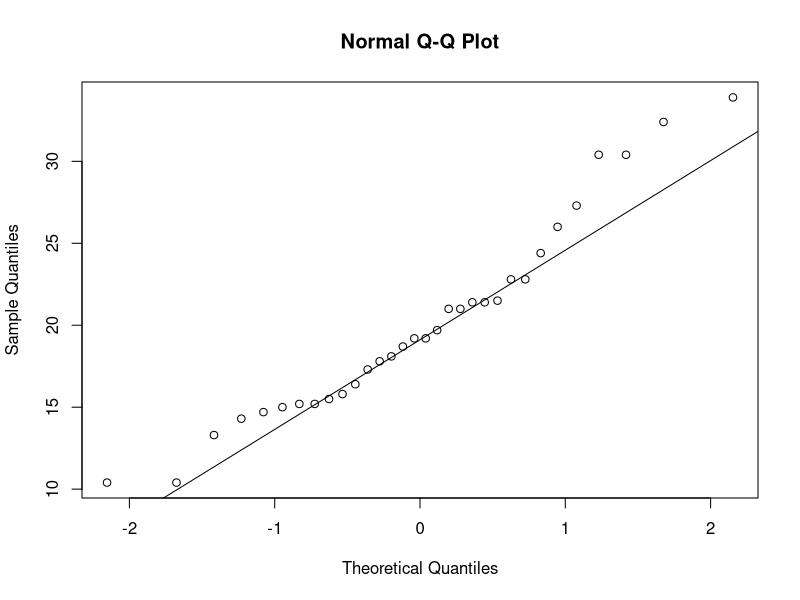
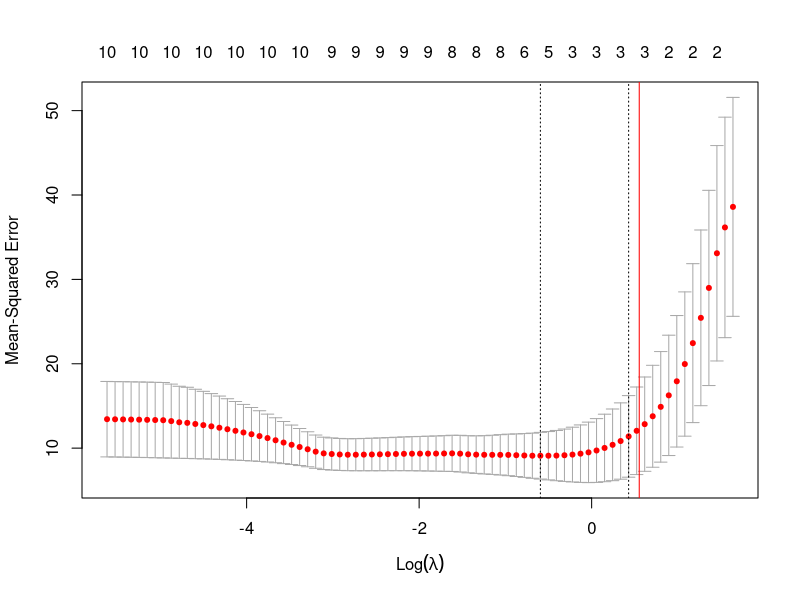

R code for these plots, in order:

getwd()
setwd("C:/Users/ramom/Desktop/MDS/Academic/1st Semester/MDS- 3- R/Assignments/Assignment4.1")
getwd()

#Use the "mtcars" data and do as follows in R Studio and submit the compiled 
#PDF report file with codes and outputs here:

#Before fitting the model first load the data and  confirm that the 
#dependent variable is #normally distributed

data <- mtcars  #load the data 
#str(data) #check the structure of data

#check the normality of dependent variable i.e  mpg
#suggestive check 
qqnorm(data$mpg)
qqline(data$mpg)

#looking the graph we are not sure whether the data is normal or not.
#some data points align with the line and some are away 
#so we do confirmation test for the normality of dependent variable 
#we will use Shapiro-Wilk test

shapiro.test(data$mpg)

#the p value(0.12) is greater than 0.05 so we can confirm that the data is
#normally distributed

#Now we can move ahead for modeling 
#1. Fit multiple linear regression with mpg as dependent variable and rest 
#of the variables in the mtcars data as independent variables and 
#save it as mlr object
set.seed(26)
mlr <- lm(mpg ~., data = mtcars)

#2. Get the summary of mlr and interpret the result carefully
summary(mlr)

#interpretation 
#This provide the summary output of the linear regression model
#performance and significant of each predictor variables
#the estimate columns present the slope for each predictor variable. it 
#represent the expected changes in response to mpg variable
#for example the coefficient for "cyl" is -0.11144, suggesting that for 
#every one-unit increase in the number of cylinders, the expected change 
#in mpg is a decrease of 0.11144 units.

#the last column gives the p value associated with each coefficient estimate.
#it provide the significance of each predictors contribution to the model. 
#here the p value is greater than the significance level (pvalue > 0.05)
#it means that the predictor variable doesnot contribute more in the model 
#expect wt which is significantly close to 0.05

#the residual or error is low 

#Multiple R-squared is 0.869 means 86% of variation in mpg can be 
#explained by predictor variable in the model

# The adjusted R-squared value of 0.8066 means that about 80.66% of the 
#variation in mpg can be explained by the predictors, taking into 
#consideration the number of predictors in the model.

#it means that the accuracy is 80% considering all the predictor variables

#3. Get the VIF of mlr model and drop variables with VIF > 10 one-by-one 
#until none of the predictors have VIF > 10
library(car)
vif(mlr)

#dropping the variable disp as it is highest and VIF > 10
mlr1 <- lm(mpg ~ cyl+hp+drat+wt+qsec+vs+am+gear+carb, data = mtcars)
summary(mlr1)
vif(mlr1)

#dropping the variable cly variable  as it is highest now and VIF > 10
mlr2 <- lm(mpg ~ hp+drat+wt+qsec+vs+am+gear+carb, data = mtcars)
vif(mlr2)

#4. Fit the mlr model with predictors having VIF <=10, get the summary of mlr 
#and interpret the result carefully
summary(mlr2)

#Intrepretation
#by dropping two insignificant variable we get the summary of the model again 
#and find out that wt variable is significant as the pvalue of wt is 0.03 which
#which is less than 0.05 and also we get the model accuracy as 81%

#5. Fit lasso regression with mpg as dependent variable and rest of the 
#variables in the mtcars data as independent variables as cv_model object 
#using cv.glmnet model included in the glmnet 

# Install and load the required packages
#install.packages("glmnet")
library(glmnet)

# Separate the dependent variable (mpg) and independent variables
mpg <- mtcars$mpg
independent_vars <- mtcars[, -1] # Exclude the first column (mpg)
#print(independent_vars)
# fits a Lasso regression model and performs cross-validation
cv_model <- cv.glmnet(x = as.matrix(independent_vars), y = mpg, alpha = 1)

#cv.glmnet() function used for fitting regularized regression models, 
#such as Lasso or Ridge regression, with built-in cross-validation.

#x specifies the predictor variables (independent_vars) 
#as the input matrix x for the model. 

#y specifies the response variable (mpg) as the input vector y for the model.

#The alpha argument controls the type of regularization used in the model. 
#A value of 1 indicates Lasso regression, which applies L1 regularization to 
#encourage sparsity in the coefficient estimates. L1 regularization can set 
#some coefficients to exactly zero, effectively performing feature selection 
#by eliminating irrelevant predictors.

print(cv_model)

#The number of non zero column is 5 when lambda is 0.55 and when the lamda 
#with the standard error of mean square error(MSE), the the non zero column is 3

#6. Get the best lambda value from the lasso regression fitted above, plot 
#the cv_model and interpret them carefully
# Get the best lambda value
best_lambda <- cv_model$lambda.min
#the lambda value with minimum mean squared error (MSE) during cross-validation 

# Plot the cv_model
plot(cv_model)
#the plot provide cross-validated performance of the Lasso regression model 
#across different lambda values.

# Add a vertical line at the best lambda value
abline(v = best_lambda, col = "red")


#7 . Fit the best lasso regression model as best_model using the 
#best_lambda value obtained above
# Fit the best Lasso regression model using the best lambda value
best_model <- glmnet(x = independent_vars, y = mpg, alpha = 1, 
                     lambda = best_lambda)

#8. Get the coefficients of the best_model and identify the 
#important variables with s0 non-missing values
# Get the coefficients of the best model
coefficients <- coef(best_model, s = best_lambda)
print(coefficients)

# Identify important variables with non-missing values
important_variables <- rownames(coefficients)[coefficients[, 1] != 0][-1]
print(important_variables)

# Step 9: Fit multiple linear regression using independent variables 
#from best_model
mlr_final <- lm(mpg ~ ., data = mtcars[, c("mpg", important_variables)])
#now we have fitted the multiple linear regression model using the 
#independent variables obtained from Lasso Regression 


#10. Compare the statistically significant variables obtained 
#from step 4 and step 9
summary(mlr2)
summary(mlr_final)

#for mlr2
#Residual standard error: 2.566 
#Multiple R-squared:  0.8655
#Adjusted R-squared:  0.8187 (accuracy of 82%)

#for mlr_final using Lasso regression 
#Residual standard error: 2.502 
#Multiple R-squared:  0.8555	
#Adjusted R-squared:  0.8277 (Accuracy of 83%)

#also checking the summary based on p value
summary(mlr2)$coefficients[summary(mlr2)$coefficients[, "Pr(>|t|)"] < 0.05, ]
#Analysis of first summary
#each unit increase in the predictor variable, the expected change in the 
#response variable (mpg) is -2.60967758 units. 
#here  p value (0.03416499 )is less 0.05 so we can conclude that the predictor 
#variable is statistically significant in predicting the response variable.

summary(mlr_final)$coefficients[summary
                                (mlr_final)$coefficients[, "Pr(>|t|)"] < 0.05, ]

#Analysis of final model
#the weight variable has a significant effect on mpg, with higher weights 
#leading to lower mpg values.

#model using the lasso regression is best for now

#11. Write a summary for handling multicollinearity with VIF 
#dropouts and LASSO regression

#Both VIF dropouts and LASSO regression are useful techniques for handling 
#multicollinearity. VIF dropouts allow for a direct assessment of collinearity 
#by examining the VIF values, and removing highly correlated variables based 
#on a predetermined threshold. On the other hand, LASSO regression provides a 
#more automated approach to variable selection, by estimating the importance 
#of variables and shrinking less important ones towards zero




